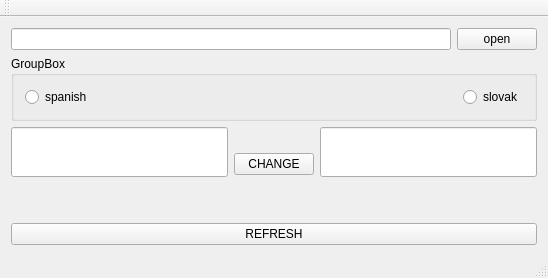
<?xml version="1.0" encoding="UTF-8"?>
<ui version="4.0">
 <class>MainWindow</class>
 <widget class="QMainWindow" name="MainWindow">
  <property name="geometry">
   <rect>
    <x>0</x>
    <y>0</y>
    <width>548</width>
    <height>278</height>
   </rect>
  </property>
  <property name="windowTitle">
   <string>MainWindow</string>
  </property>
  <widget class="QWidget" name="centralWidget">
   <layout class="QVBoxLayout" name="verticalLayout_3">
    <item>
     <layout class="QHBoxLayout" name="horizontalLayout_3">
      <item>
       <widget class="QLineEdit" name="openLineEdit"/>
      </item>
      <item>
       <widget class="QPushButton" name="openButton">
        <property name="text">
         <string>open</string>
        </property>
       </widget>
      </item>
     </layout>
    </item>
    <item>
     <widget class="QGroupBox" name="groupBox">
      <property name="title">
       <string>GroupBox</string>
      </property>
      <layout class="QHBoxLayout" name="horizontalLayout">
       <item>
        <widget class="QRadioButton" name="spanishRB">
         <property name="text">
          <string>spanish</string>
         </property>
        </widget>
       </item>
       <item>
        <spacer name="horizontalSpacer">
         <property name="orientation">
          <enum>Qt::Horizontal</enum>
         </property>
         <property name="sizeHint" stdset="0">
          <size>
           <width>346</width>
           <height>20</height>
          </size>
         </property>
        </spacer>
       </item>
       <item>
        <widget class="QRadioButton" name="slovakRB">
         <property name="text">
          <string>slovak</string>
         </property>
        </widget>
       </item>
      </layout>
     </widget>
    </item>
    <item>
     <layout class="QHBoxLayout" name="horizontalLayout_2">
      <item>
       <layout class="QVBoxLayout" name="verticalLayout">
        <item>
         <widget class="QLineEdit" name="spanish_lineEdit">
          <property name="minimumSize">
           <size>
            <width>200</width>
            <height>50</height>
           </size>
          </property>
          <property name="font">
           <font>
            <pointsize>12</pointsize>
           </font>
          </property>
          <property name="alignment">
           <set>Qt::AlignCenter</set>
          </property>
         </widget>
        </item>
        <item>
         <widget class="QLabel" name="spanish_label">
          <property name="font">
           <font>
            <pointsize>12</pointsize>
            <weight>75</weight>
            <bold>true</bold>
           </font>
          </property>
          <property name="text">
           <string/>
          </property>
          <property name="alignment">
           <set>Qt::AlignCenter</set>
          </property>
         </widget>
        </item>
       </layout>
      </item>
      <item>
       <widget class="QPushButton" name="changeButton">
        <property name="text">
         <string>CHANGE</string>
        </property>
       </widget>
      </item>
      <item>
       <layout class="QVBoxLayout" name="verticalLayout_2">
        <item>
         <widget class="QLineEdit" name="slovak_lineEdit">
          <property name="minimumSize">
           <size>
            <width>200</width>
            <height>50</height>
           </size>
          </property>
          <property name="font">
           <font>
            <pointsize>12</pointsize>
           </font>
          </property>
          <property name="alignment">
           <set>Qt::AlignCenter</set>
          </property>
         </widget>
        </item>
        <item>
         <widget class="QLabel" name="slovak_label">
          <property name="font">
           <font>
            <pointsize>12</pointsize>
            <weight>75</weight>
            <bold>true</bold>
           </font>
          </property>
          <property name="text">
           <string/>
          </property>
          <property name="alignment">
           <set>Qt::AlignCenter</set>
          </property>
         </widget>
        </item>
       </layout>
      </item>
     </layout>
    </item>
    <item>
     <spacer name="verticalSpacer">
      <property name="orientation">
       <enum>Qt::Vertical</enum>
      </property>
      <property name="sizeHint" stdset="0">
       <size>
        <width>20</width>
        <height>1</height>
       </size>
      </property>
     </spacer>
    </item>
    <item>
     <widget class="QPushButton" name="refreshButton">
      <property name="text">
       <string>REFRESH</string>
      </property>
     </widget>
    </item>
   </layout>
  </widget>
  <widget class="QMenuBar" name="menuBar">
   <property name="geometry">
    <rect>
     <x>0</x>
     <y>0</y>
     <width>548</width>
     <height>20</height>
    </rect>
   </property>
  </widget>
  <widget class="QToolBar" name="mainToolBar">
   <attribute name="toolBarArea">
    <enum>TopToolBarArea</enum>
   </attribute>
   <attribute name="toolBarBreak">
    <bool>false</bool>
   </attribute>
  </widget>
  <widget class="QStatusBar" name="statusBar"/>
 </widget>
 <layoutdefault spacing="6" margin="11"/>
 <resources/>
 <connections/>
</ui>
